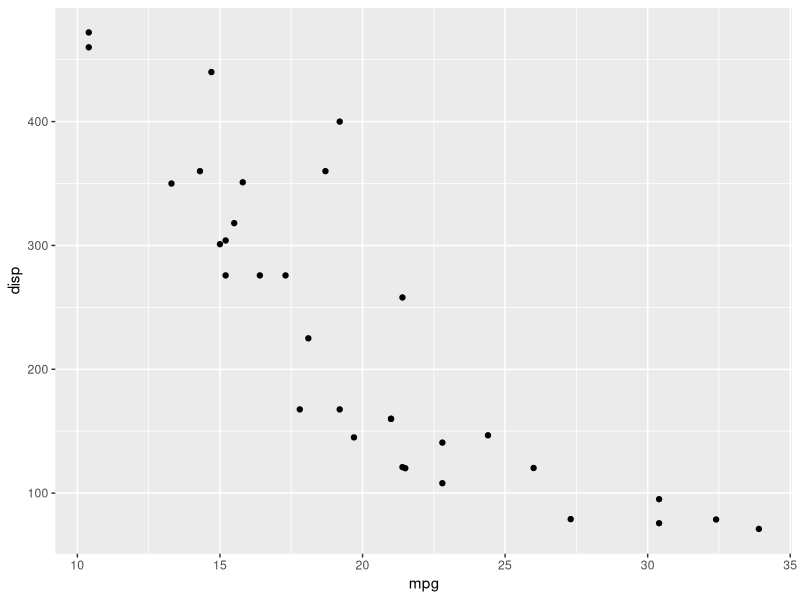
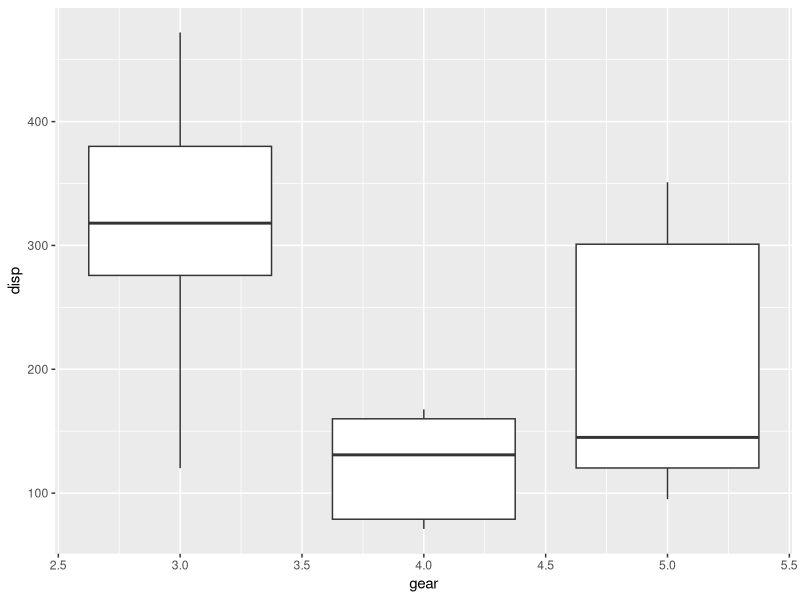
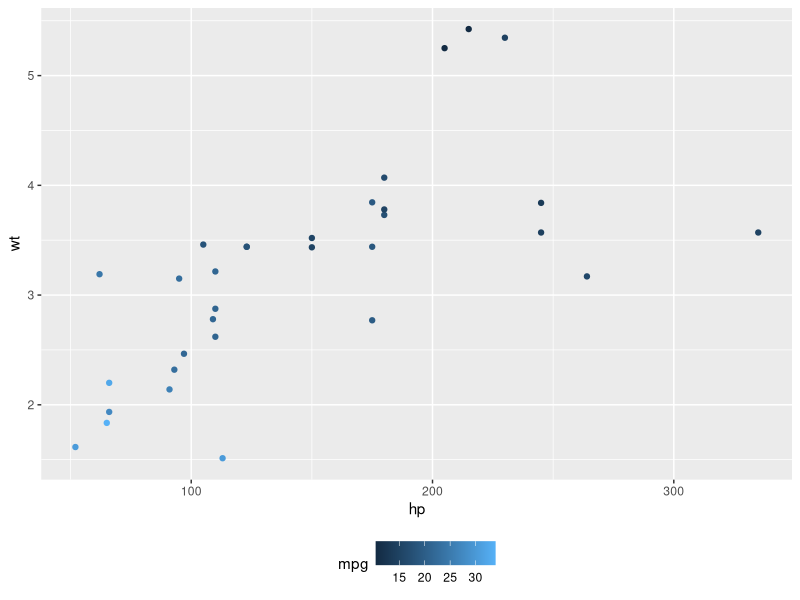
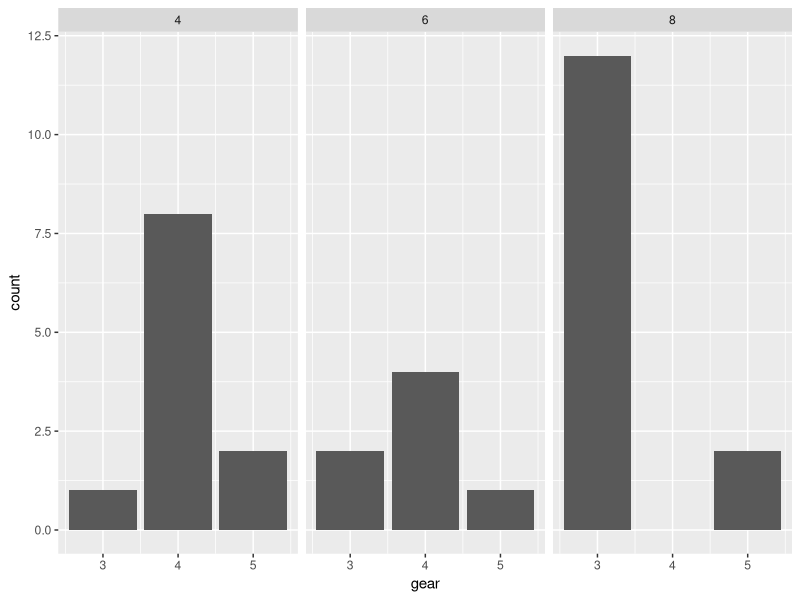
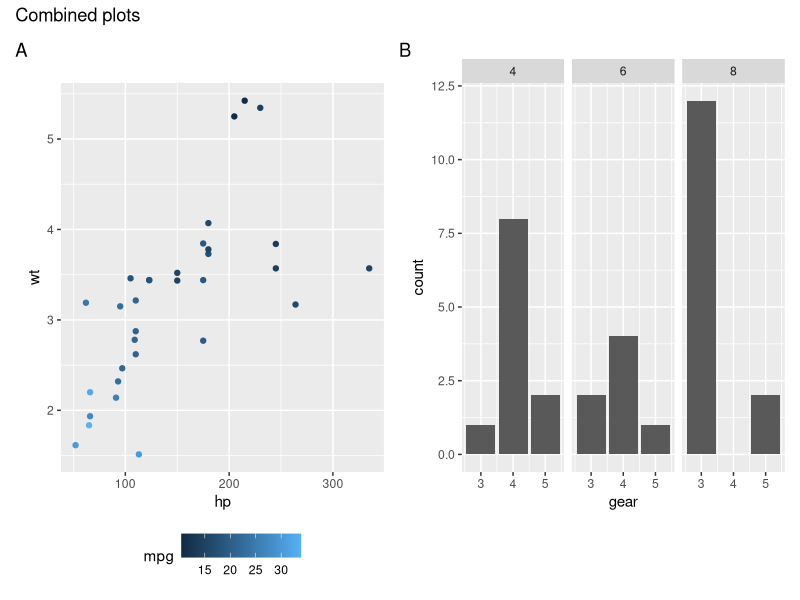

Reproduce these figures in R, in order.
## ---- chunk 1
library(tidyverse)
library(patchwork)
## ---- chunk 2
#| label: fig-mtcars-scatter

ggplot(mtcars) + 
  geom_point(aes(mpg, disp)) 

## ---- chunk 3
#| label: fig-mtcars-boxplot

ggplot(mtcars) + 
  geom_boxplot(aes(gear, disp, group = gear))

## ---- chunk 4
#| label: fig-mtcars-scatter-color

scatter_color <-
ggplot(mtcars) + 
  geom_point(aes(hp, wt, colour = mpg)) + 
  theme(legend.position = 'bottom')
  # ggtitle('Plot 3')

scatter_color
## ---- chunk 5
#| label: fig-mtcars-barplot

bar_plot <- 
ggplot(mtcars) + 
  geom_bar(aes(gear)) + 
  facet_wrap(~cyl) + 
  theme(legend.position = 'bottom')
  # ggtitle('Plot 4')

bar_plot
## ---- chunk 6
#| label: fig-mtcars-combined

scatter_color + bar_plot + plot_layout(ncol = 2) + plot_annotation(title = 'Combined plots', tag_levels = 'A')
